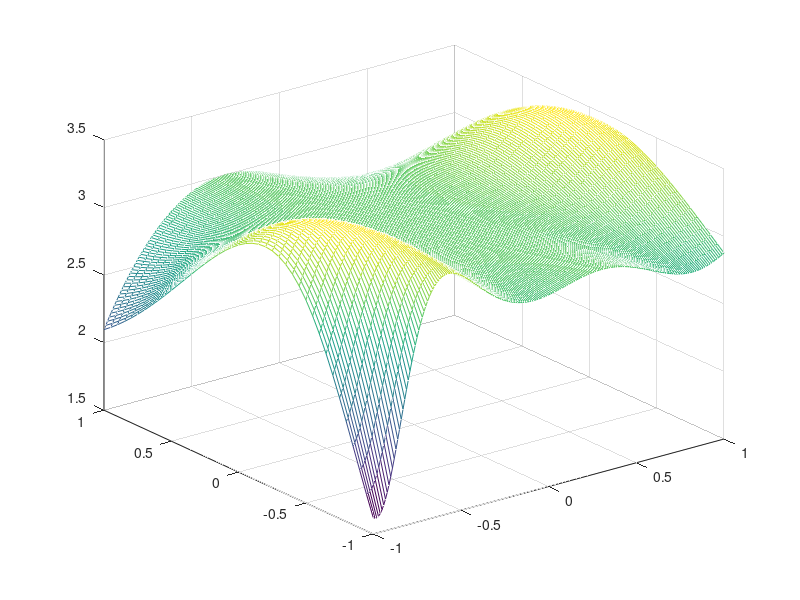

This figure's MATLAB source:
hx = 0.01;   hy = 0.05; % Set the increment as described in the problem.

x = -1:hx:1;            % A vector x of a specified interval and increment.
y = -1:hy:1;            % A vector y of a specified interval and increment.

% Construct a grid over the domain D in the problem.
[X, Y] = meshgrid(x, y);

theta = 17 * pi / 180;  % Set the theta as appropriate radian value.
C = cos(theta);         % Store the value of cos(theta)
S = sin(theta);         % Store the value of sin(theta)

% Construct clockwise rotated grids, rotX and rotY.
rotX = C.*X - -S.*Y;
rotY = -S.*X + C.*Y;

% Evaluate the function g(x,y) discribed in the problem.
gxy = exp(-rotX.^2-rotY).*sin(2*rotX.^4) + 3*cos(rotX.*rotY);

figure(1);              % Open the figure 1.
mesh(X, Y, gxy);        % Draw the surface.
grid on;                % Turn the grid on.